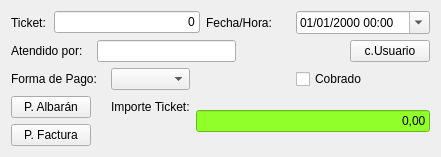
        <widget class="QWidget" name="tab_3">
         <attribute name="title">
          <string>Datos Ticket</string>
         </attribute>
         <layout class="QGridLayout" name="gridLayout_12">
          <item row="0" column="0">
           <widget class="QLabel" name="label_12">
            <property name="text">
             <string>Ticket:</string>
            </property>
           </widget>
          </item>
          <item row="0" column="1" colspan="4">
           <widget class="QLineEdit" name="txtnTicket">
            <property name="styleSheet">
             <string notr="true">font: 16pt &quot;Sans Serif&quot;;</string>
            </property>
            <property name="text">
             <string>0</string>
            </property>
            <property name="alignment">
             <set>Qt::AlignRight|Qt::AlignTrailing|Qt::AlignVCenter</set>
            </property>
           </widget>
          </item>
          <item row="0" column="5" colspan="2">
           <widget class="QLabel" name="label_16">
            <property name="text">
             <string>Fecha/Hora:</string>
            </property>
           </widget>
          </item>
          <item row="0" column="7" colspan="2">
           <widget class="QDateTimeEdit" name="txtdFechaHora">
            <property name="displayFormat">
             <string>dd/MM/yyyy HH:mm</string>
            </property>
            <property name="calendarPopup">
             <bool>true</bool>
            </property>
           </widget>
          </item>
          <item row="1" column="0" colspan="2">
           <widget class="QLabel" name="label_17">
            <property name="text">
             <string>Atendido por:</string>
            </property>
           </widget>
          </item>
          <item row="1" column="2" colspan="4">
           <widget class="QLineEdit" name="txtcAtendidoPor"/>
          </item>
          <item row="1" column="6" colspan="2">
           <spacer name="horizontalSpacer_2">
            <property name="orientation">
             <enum>Qt::Horizontal</enum>
            </property>
            <property name="sizeHint" stdset="0">
             <size>
              <width>102</width>
              <height>20</height>
             </size>
            </property>
           </spacer>
          </item>
          <item row="1" column="8">
           <widget class="QPushButton" name="btnCambioUsuario">
            <property name="text">
             <string>c.Usuario</string>
            </property>
           </widget>
          </item>
          <item row="2" column="0" colspan="3">
           <widget class="QLabel" name="label_19">
            <property name="text">
             <string>Forma de Pago:</string>
            </property>
           </widget>
          </item>
          <item row="2" column="3">
           <widget class="QComboBox" name="cboFormaPago"/>
          </item>
          <item row="2" column="5" colspan="2">
           <spacer name="horizontalSpacer">
            <property name="orientation">
             <enum>Qt::Horizontal</enum>
            </property>
            <property name="sizeHint" stdset="0">
             <size>
              <width>78</width>
              <height>20</height>
             </size>
            </property>
           </spacer>
          </item>
          <item row="2" column="7" colspan="2">
           <widget class="QCheckBox" name="chkCobrado">
            <property name="text">
             <string>Cobrado</string>
            </property>
           </widget>
          </item>
          <item row="3" column="0" colspan="2">
           <widget class="QPushButton" name="btnPasarAlbaran">
            <property name="text">
             <string>P. Albarán</string>
            </property>
           </widget>
          </item>
          <item row="3" column="3">
           <widget class="QLabel" name="label_20">
            <property name="text">
             <string>Importe Ticket:</string>
            </property>
           </widget>
          </item>
          <item row="3" column="4" rowspan="2" colspan="5">
           <widget class="QLineEdit" name="txtrImporteTicket">
            <property name="styleSheet">
             <string notr="true">background-color: rgb(145, 255, 42);
color: rgb(0, 0, 0);
font: 28pt &quot;Sans Serif&quot;;</string>
            </property>
            <property name="text">
             <string>0,00</string>
            </property>
            <property name="alignment">
             <set>Qt::AlignRight|Qt::AlignTrailing|Qt::AlignVCenter</set>
            </property>
           </widget>
          </item>
          <item row="4" column="0" colspan="2">
           <widget class="QPushButton" name="btnPasarFactura">
            <property name="text">
             <string>P. Factura</string>
            </property>
           </widget>
          </item>
         </layout>
        </widget>
